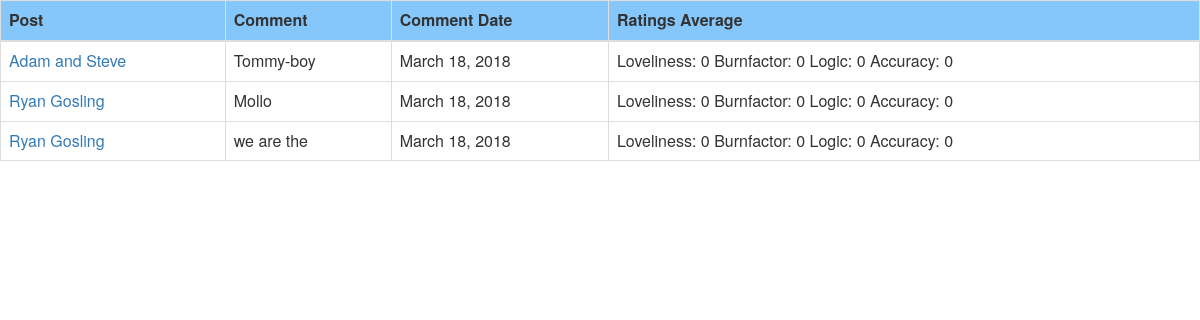
Before: /antifu/myComments/Tom/ with the older database file.
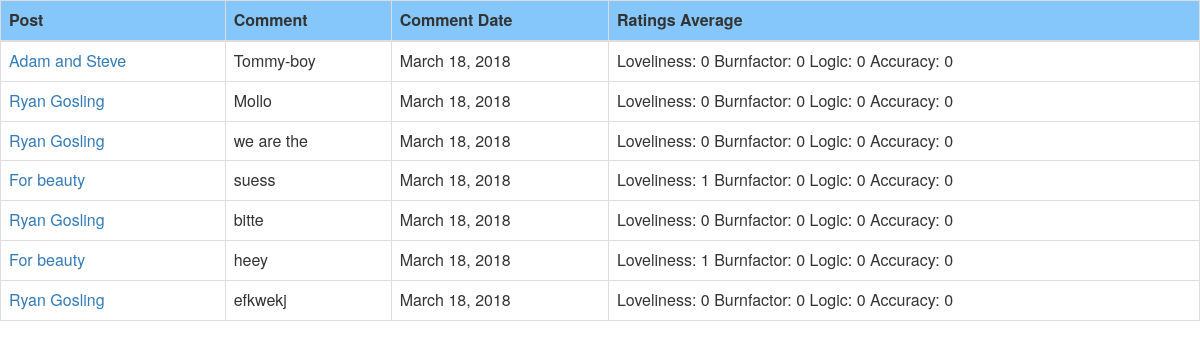
After: the same page with the newer database file.
### antifu/models.py (models this page shows, shortened)
class Comment(models.Model):
    id = models.AutoField(primary_key=True)
    post = models.ForeignKey(Post, null=True)
    user = models.ForeignKey(UserProfile, null=True)
    date = models.DateField(default=datetime.date.today)
    comment = models.CharField(max_length=2000,blank=True)
    loveliness = models.IntegerField(default=0)
    burnfactor = models.IntegerField(default=0)
    logicRating = models.IntegerField(default=0)
    accuracyRating = models.IntegerField(default=0)

class Post(models.Model):
    id = models.AutoField(primary_key=True)
    category = models.ForeignKey(Category, on_delete=models.CASCADE)
    user = models.ForeignKey(UserProfile, on_delete=models.CASCADE, null=True)
    date = models.DateField(default=datetime.date.today)
    title = models.CharField(max_length=64)
    context = models.TextField(max_length=512)
    tags = models.CharField(max_length=128)
    grammarFail = models.IntegerField(default=0)
    logicFail = models.IntegerField(default=0)
    toxicity = models.IntegerField(default=0)
    harmful = models.IntegerField(default=0)
    report = models.IntegerField(default=0)
    views = models.IntegerField(default=0)
    picturePost = models.ImageField(upload_to='post_pictures')
    def __str__(self):
        return self.title

### antifu/views.py (the view)
# urls.py: url(r'^myComments/(?P<username>[\w\-]+)/$',views.myComments,name='myComments'),
def myComments(request, username):
    user=User.objects.get(username=username)
    userprofile=UserProfile.objects.get(user=user)
    user_comment_list=[]
    try:
        user_comment_list = Comment.objects.filter(user=userprofile)
    except Comment.DoesNotExist:
        print('no comments')
    context_dict={"comments":user_comment_list}
    return render(request, 'profile/MyCommentsTab.html', context_dict)

### templates/profile/MyCommentsTab.html (shortened to what this page needs)
{% load staticfiles %}
{% block header_block %}
    <link rel="stylesheet" href="https://maxcdn.bootstrapcdn.com/bootstrap/3.3.7/css/bootstrap.min.css">
{% endblock %}
{% block body_block %}
        <div class="table-responsive">
            <table id="myRatingsTable" class="table table-hover table-bordered">
                <thead style="background-color: #85c7fa">
                <tr>
                    <th>Post</th>
                    <th>Comment</th>
                    <th>Comment Date</th>
                    <th>Ratings Average</th>
                </tr>
                </thead>
                <tbody>
                {% for c in comments %}
                  <tr id="comment_details">
                      <td><a target="_parent" href="{% url 'post' c.post.id %}">{{c.post}}</a></td>
                      <td>{{c.comment}}</td>
                      <td>{{c.date}}</td>
                      <td>Loveliness: {{c.loveliness}}
                          Burnfactor: {{c.burnfactor}}
                          Logic: {{c.logicRating}}
                          Accuracy: {{c.accuracyRating}}</td>
                  </tr>
                  {% endfor %}
                </tbody>
            </table>
        </div>
{% endblock %}

Changed rows visible on the page:
added Comment: post "For beauty", comment "suess", date "March 18, 2018", loveliness "1", burnfactor "0", logicRating "0", accuracyRating "0"
added Comment: post "Ryan Gosling", comment "bitte", date "March 18, 2018", loveliness "0", burnfactor "0", logicRating "0", accuracyRating "0"
added Comment: post "For beauty", comment "heey", date "March 18, 2018", loveliness "1", burnfactor "0", logicRating "0", accuracyRating "0"
added Comment: post "Ryan Gosling", comment "efkwekj", date "March 18, 2018", loveliness "0", burnfactor "0", logicRating "0", accuracyRating "0"
